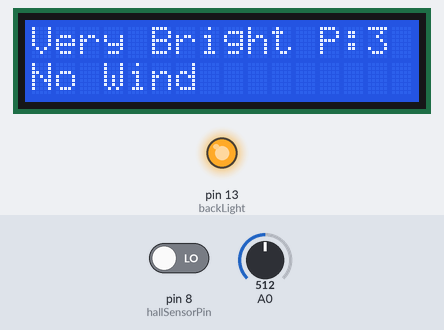
Simulated run of this sketch. Board: Arduino Uno, built with avr-gcc and run on an emulated ATmega328P. Parts: 16×2 character LCD, output pins drawn as LEDs (lit = HIGH). Inputs (shaded band) come from the test bench; at power-on: A0 = 512, pin 8 (hallSensorPin) LOW. What the sketch prints to the serial monitor is not drawn.

Above: at 3.1 s.
3.2 s: A0 set to 53
At 4.8 s:
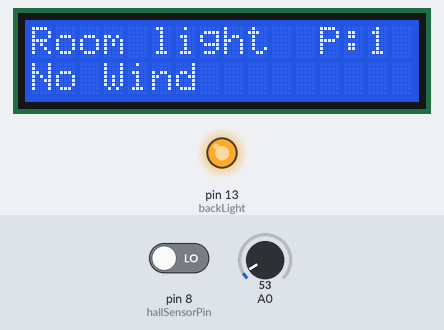
5.5 s: A0 set to 45
At 6.2 s:
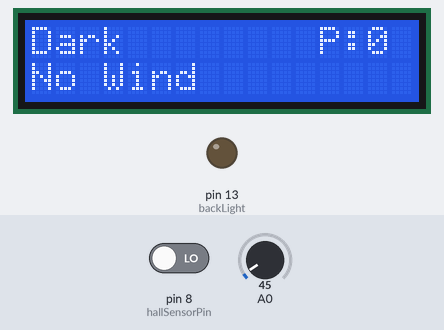
7.0 s: A0 set to 160
At 7.5 s:
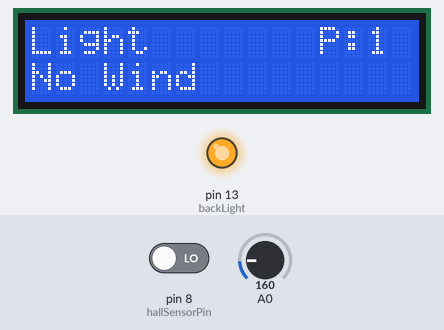
8.5 s: A0 set to 306
At 8.9 s:
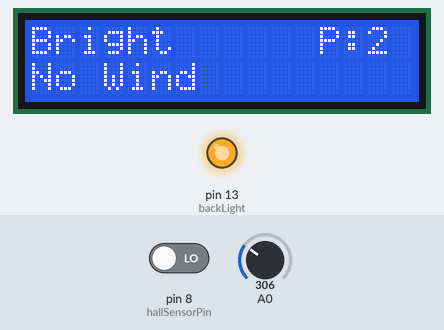
10.0 s: A0 set to 190
At 11.3 s:
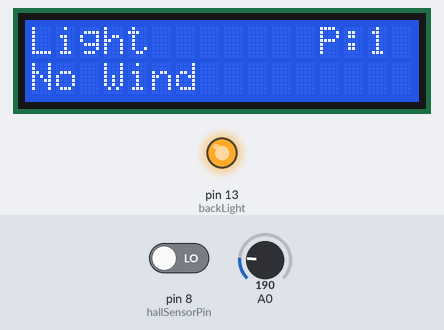
11.6 s: A0 set to 122
At 12.8 s:
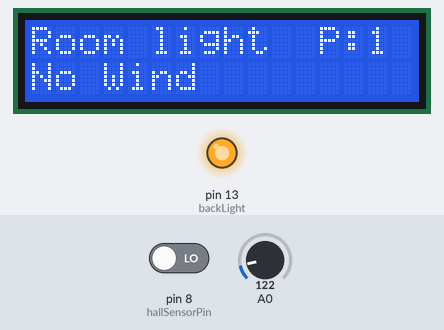
Timing chart, 0 to 14.1 s (numbered marks = the images above; inputs shaded):
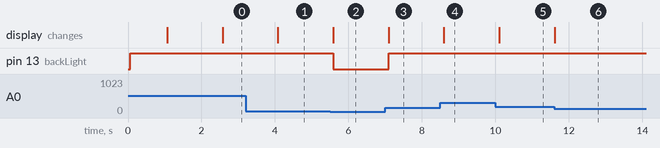

Measured:
- the behaviour switches between 50 and 49 on A0 (found by bisection; images 1 and 2)
- after the input at 3.2 s, the display: changes after 0.88 s (image 1)
- after the input at 5.5 s, pin 13 (backLight): HIGH → LOW after 0.09 s; the display: changes after 0.09 s (image 2)
- after the input at 7.0 s, pin 13 (backLight): LOW → HIGH after 0.09 s; the display: changes after 0.09 s (image 3)
- after the input at 8.5 s, the display: changes after 0.10 s (image 4)
- after the input at 10.0 s, the display: changes after 0.11 s (image 5)
- after the input at 11.6 s, the display: changes at once (image 6)

The sketch:

final.ino
```cpp
// include the library code:
#include <LiquidCrystal.h>

/////////////////////////////////////////////////////////////////////////////////////////////////////
// initialize the library by associating any needed LCD interface pin
// with the arduino pin number it is connected to
const int
backLight = 13,
rs = 12,
en = 11,
d4 = 5,
d5 = 4,
d6 = 3,
d7 = 2,
hallPin = A1 ;  // initializing a pin for the sensor output
/////////////////////////////////////////////////////////////////////////////////////////////////////
int V1 = 0, V2= 0, Vt= 0;
/////////////////////////////////////////////////////////////////////////////////////////////////////
// const for RPM and magent
const int hallSensorPin = 8;               // connect the hall effect sensor on pin 2
const unsigned long sampleTime = 1000;
const int maxRPM = 1260;                  // maximum RPM for LCD Bar
int rpmMaximum = 0;
/////////////////////////////////////////////////////////////////////////////////////////////////////

/////////////////////////////////////////////////////////////////////////////////////////////////////
LiquidCrystal lcd(rs, en, d4, d5, d6, d7);
/////////////////////////////////////////////////////////////////////////////////////////////////////

void setup() {

   // This will initialize the hall effect sensor pin as an input pin to the Arduino
  pinMode(hallSensorPin,INPUT);

  // set up the LCD's number of columns and rows:
  lcd.begin(16, 2);
  lcd.clear();
  //Economy mode
  pinMode(backLight, OUTPUT);

  //Start
  digitalWrite(backLight, HIGH);
  lcd.print("Initializing");
  delay(1000);
  lcd.clear();

  //Serial
  Serial.begin(9600);
}

void loop() {
  delay(500);
  // int rpm = getRPM();
  // if (rpm > rpmMaximum) rpmMaximum = rpm;
  // if (rpm > 100) {
  //   digitalWrite(backLight, HIGH);
  // }
  // else
  // {
  //   digitalWrite(backLight, LOW);
  // }
  //lcd.clear();

  //displayBar(rpm);
 // lcd.setCursor(0, 0);
  //displayRPM(rpm);
  displayWind();
  displayLight();
  lcd.setCursor(12, 0);
  Vt= V1+V2;
  if (Vt < 1)
  {
    digitalWrite(backLight, LOW);
    Serial.println(Vt);
    lcd.print("P:");
    lcd.print(Vt);
  }
  else
  {
    digitalWrite(backLight, HIGH);
    Serial.println(Vt);
    lcd.print("P:");
    lcd.print(Vt);
  }


}

void displayLight()
{
  // lightcode.c
   // reads the input on analog pin A0 (value between 0 and 1023)
    int analogValue = analogRead(A0);

    Serial.print("Analog reading = ");
    Serial.print(analogValue);   // the raw analog reading


    lcd.setCursor(0, 0);
    // We'll have a few threshholds, qualitatively determined
    if (analogValue < 50) {
        Serial.println(" Dark");
        lcd.print("Dark");
        V2=0;
    }
    else if (analogValue < 150) {

        Serial.println(" Room light");
        lcd.print("Room light");
        V2=1;
    }
    else if (analogValue < 250) {

        Serial.println(" Light");
        lcd.print("Light");
        V2=1;
    }
    else if (analogValue < 450) {

        Serial.println(" Bright");
        lcd.print("Bright");
        V2=2;
    }
    else {
        Serial.println(" Very Bright");
        lcd.print("Very Bright");
        V2=3;
    }
}


int getRPM()
{
  int count = 0;
  boolean countFlag = LOW;
  unsigned long currentTime = 0;
  unsigned long startTime = millis();
  while (currentTime <= sampleTime)
  {
    if (digitalRead(hallSensorPin) == HIGH)
    {
      countFlag = HIGH;
    }
    if (digitalRead(hallSensorPin) == LOW && countFlag == HIGH)
    {
      count++;
      countFlag=LOW;
    }
    currentTime = millis() - startTime;
  }
  int countRpm = int(60000/float(sampleTime))*count;
  return countRpm;
}

void displayRPM(int rpm)
{
 // lcd.clear();
  lcd.setCursor(0, 1);
  lcd.print(rpm,DEC);
  lcd.setCursor(7,1);
  lcd.print(rpmMaximum, DEC);
  lcd.setCursor(13,1);
  lcd.print("MAX");
  Serial.print("RPM = ");
  Serial.print(rpm);
  Serial.print("  MAX RPM = ");
  Serial.println(rpmMaximum);
}

void displayBar(int rpm)
{
  int numOfBars=map(rpm,0,maxRPM,0,15);
  lcd.setCursor(0,1);
  if (rpm!=0)
  {
  for (int i=0; i<=numOfBars; i++)
   {
        lcd.setCursor(i,1);
        lcd.write(1023);
      }
  }
}

void displayWind()
{

  int rpm = getRPM();
  lcd.setCursor(0, 1);
  if (rpm > rpmMaximum) rpmMaximum = rpm;
  if (rpm < 100) {
    lcd.clear();
    lcd.setCursor(0, 1);
    lcd.print("No Wind");
    // lcd.setCursor(13,1);
    // lcd.print(rpm,DEC);
    V1=0;
  }
else if (rpm < 200) {
    lcd.clear();
    lcd.setCursor(0, 1);
    digitalWrite(backLight, HIGH);
    lcd.print("Light Wind");
    // lcd.setCursor(13,1);
    // lcd.print(rpm,DEC);
    V1=1;
  }
else if (rpm < 300) {
    lcd.clear();
    lcd.setCursor(0, 1);
    digitalWrite(backLight, HIGH);
    lcd.print("Medium Wind");
    // lcd.setCursor(13,1);
    // lcd.print(rpm,DEC);
    V1=2;
  }
else if (rpm < 400) {
    lcd.clear();
    lcd.setCursor(0, 1);
    digitalWrite(backLight, HIGH);
    lcd.print("Strong Wind");
    // lcd.setCursor(13,1);
    // lcd.print(rpm,DEC);
    V1=2;
  }
else {
    lcd.clear();
    lcd.setCursor(0, 1);
    digitalWrite(backLight, HIGH);
    lcd.print("V.Strong Wind");
    // lcd.setCursor(13,1);
    // lcd.print(rpm,DEC);
    V1=3;
  }
}
```
